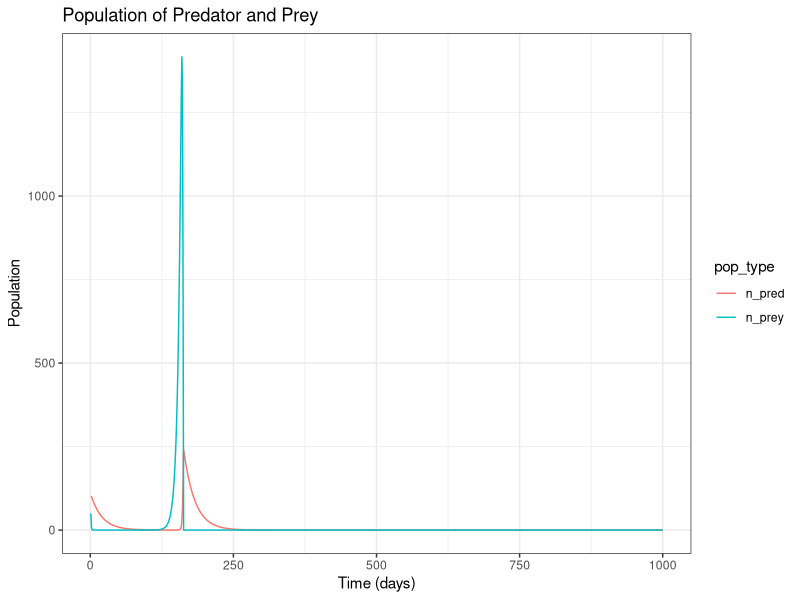

This chart was generated by the following R code:
## ---- chunk 1
library(tidyverse)
days <- 1000
initPrey <- 50
initPred <- 100

a <- 0.01
b <- 0.2
m <- 0.05
k <- 0.1

# Assign empty vectors
prey <- rep(0, days)
pred <- rep(0, days)
# Assign the initial population values to the first cell
# Note the 1-based indexing.
prey[1] <- initPrey
pred[1] <- initPred
# Inspect the data
length(prey)
length(pred)
prey[1]
pred[1]

for (t in 2:days) {
  if (prey[t - 1] <= 0) {
    prey[t - 1] <- 0
    prey[t] <- prey[t - 1] + (b * prey[t-1]) - (a * prey[t-1] * pred[t-1])
    pred[t] <- pred[t - 1] + (k *a * prey[t-1] * pred[t-1]) - (m * pred[t-1])
  }
  if (pred[t - 1] <= 0) {
    pred[t - 1] <- 0
    prey[t] <- prey[t - 1] + (b * prey[t-1]) - (a * prey[t-1] * pred[t-1])
    pred[t] <- pred[t - 1] + (k *a * prey[t-1] * pred[t-1]) - (m * pred[t-1])
  } else {
  prey[t] <- prey[t - 1] + (b * prey[t-1]) - (a * prey[t-1] * pred[t-1])
  pred[t] <- pred[t - 1] + (k *a * prey[t-1] * pred[t-1]) - (m * pred[t-1])
  }
}

population_data <- tibble(
  n_prey = prey,
  n_pred = pred,
  days = seq(1, 1000)
)

population_data <- population_data %>% 
  pivot_longer(!days, names_to = "pop_type", values_to = "count")

population_data_plot <- population_data %>% 
  ggplot(aes(x = days, y = count, color = pop_type)) +
  geom_line() +
  ggtitle("Population of Predator and Prey") +
  xlab("Time (days)") +
  ylab("Population") +
  theme_bw()
population_data_plot


